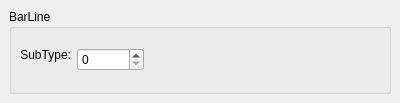
<?xml version="1.0" encoding="UTF-8"?>
<ui version="4.0">
 <class>BarLineBase</class>
 <widget class="QWidget" name="BarLineBase">
  <property name="geometry">
   <rect>
    <x>0</x>
    <y>0</y>
    <width>400</width>
    <height>103</height>
   </rect>
  </property>
  <property name="windowTitle">
   <string>Form</string>
  </property>
  <layout class="QVBoxLayout">
   <property name="spacing">
    <number>6</number>
   </property>
   <property name="margin">
    <number>9</number>
   </property>
   <item>
    <widget class="QGroupBox" name="groupBox">
     <property name="title">
      <string>BarLine</string>
     </property>
     <property name="flat">
      <bool>false</bool>
     </property>
     <layout class="QVBoxLayout">
      <property name="spacing">
       <number>6</number>
      </property>
      <property name="margin">
       <number>8</number>
      </property>
      <item>
       <layout class="QHBoxLayout">
        <property name="spacing">
         <number>6</number>
        </property>
        <property name="margin">
         <number>0</number>
        </property>
        <item>
         <widget class="QLabel" name="label">
          <property name="text">
           <string>SubType:</string>
          </property>
          <property name="textFormat">
           <enum>Qt::PlainText</enum>
          </property>
          <property name="alignment">
           <set>Qt::AlignRight</set>
          </property>
         </widget>
        </item>
        <item>
         <widget class="QSpinBox" name="subType">
          <property name="maximum">
           <number>999999</number>
          </property>
         </widget>
        </item>
        <item>
         <spacer>
          <property name="orientation">
           <enum>Qt::Horizontal</enum>
          </property>
          <property name="sizeHint" stdset="0">
           <size>
            <width>40</width>
            <height>20</height>
           </size>
          </property>
         </spacer>
        </item>
       </layout>
      </item>
     </layout>
    </widget>
   </item>
  </layout>
 </widget>
 <resources/>
 <connections/>
</ui>
